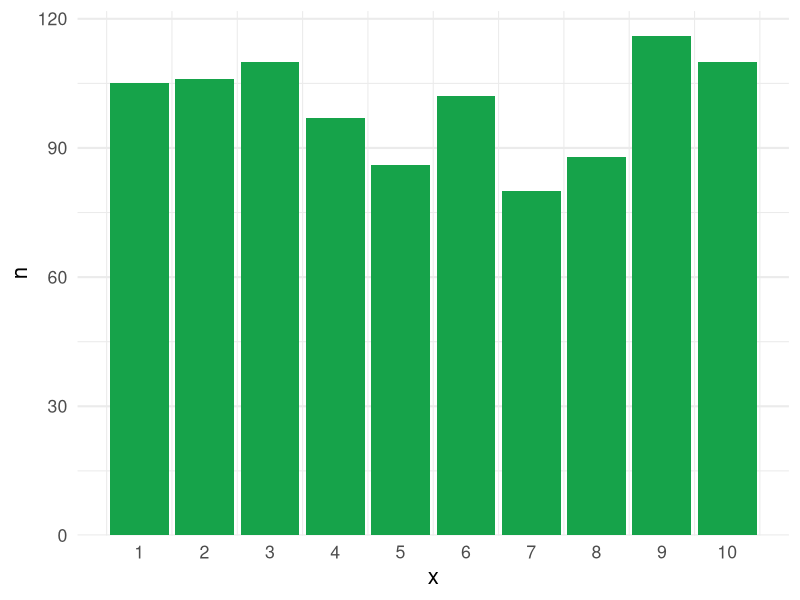
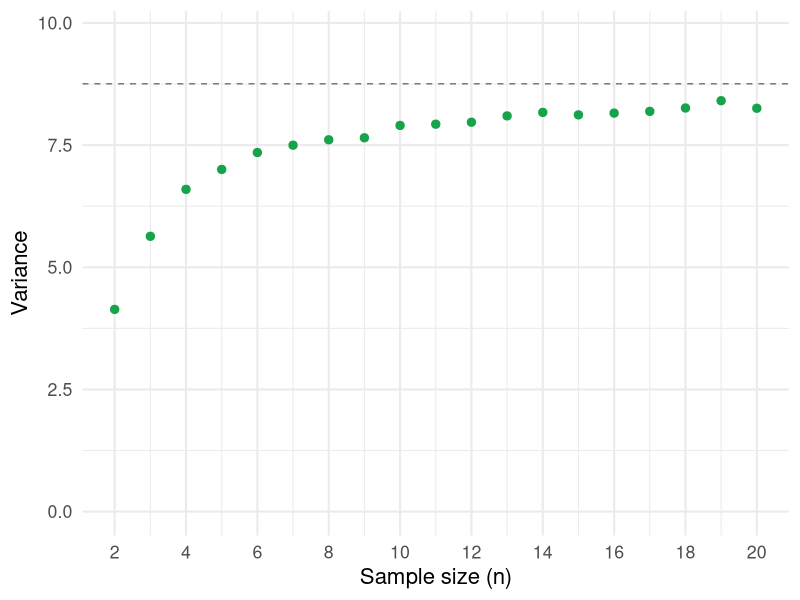
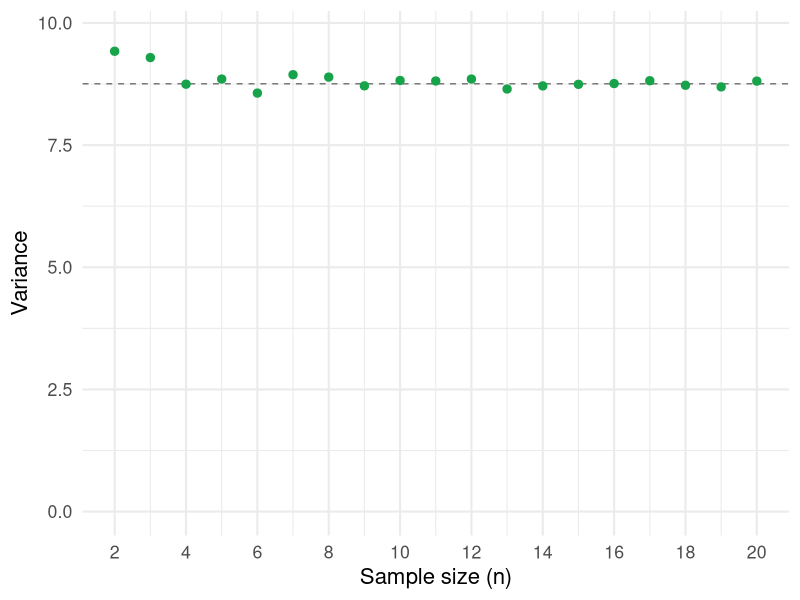
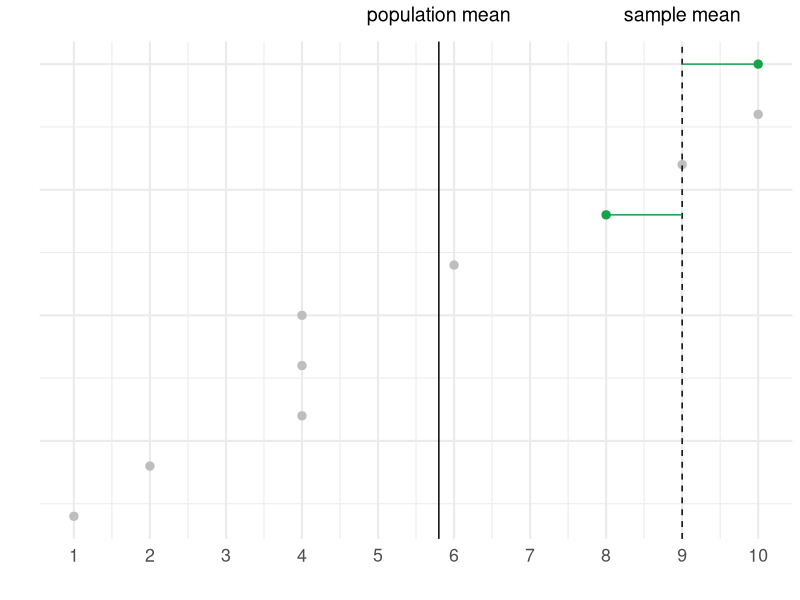
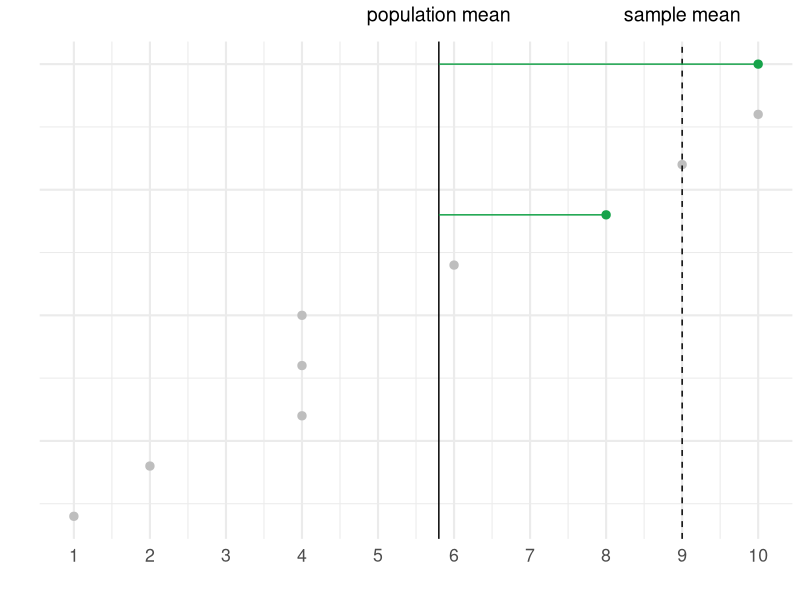
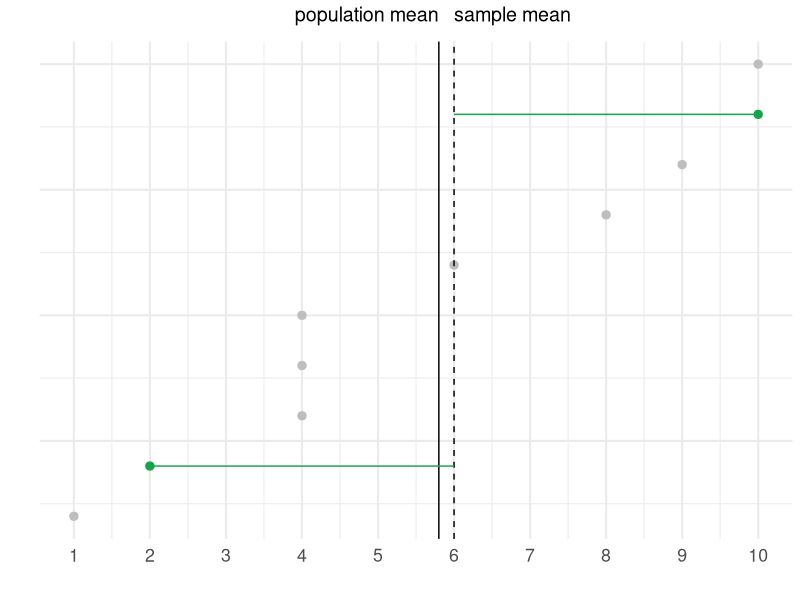
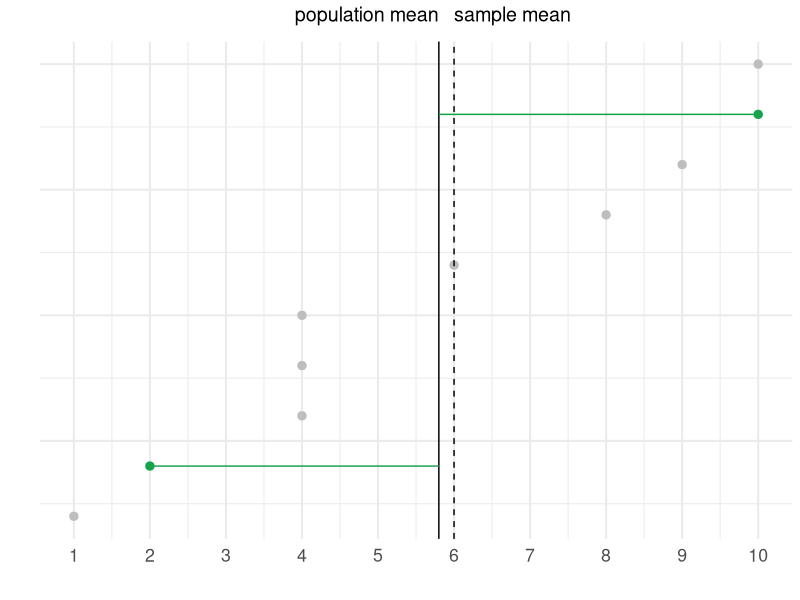
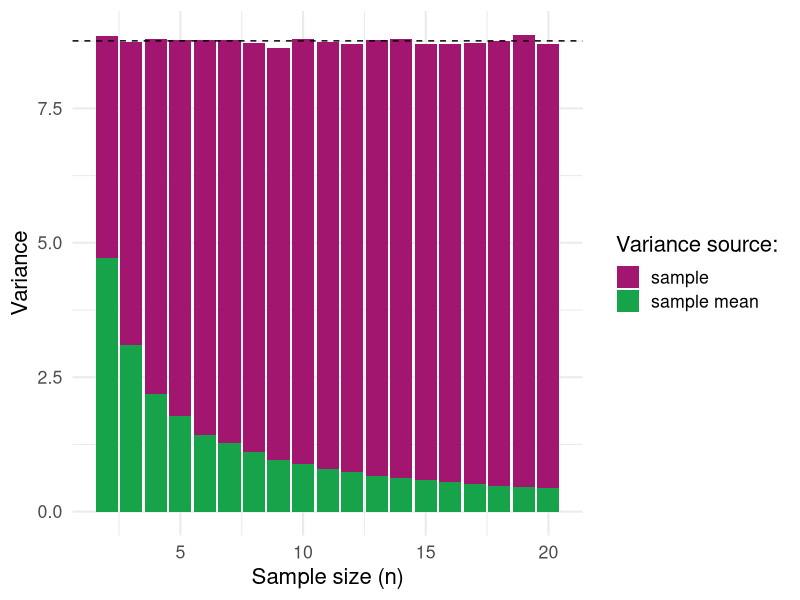

Generate these figures, in order, with R:
## ---- chunk 1
#| label: setup
#| message: false
library(tidyverse)

# Create our own variance function that returns the population or sample
# variance
my_var <- function(x, population = FALSE) {
  if (population) {
    sum((x - mean(x))^2) / length(x)
  } else {
    sum((x - mean(x))^2) / (length(x) - 1)
  }
}

# Set the default ggplot theme
theme_set(theme_minimal(base_size = 16))
primary <- "#16a34a"
secondary <- "#A3166F"

# Set options
options(knitr.kable.NA = "")
## ---- chunk 2
#| label: fig-population
#| fig-cap: Population

# Set the seed for reproducibility
set.seed(1212)

# Create a population consisting of values ranging from 1 to 10
population <- sample(1:10, size = 1000, replace = TRUE)

# Calculate the population variance
sigma <- my_var(population, population = TRUE)

# Visualize the population
ggplot(tibble(population = population), mapping = aes(x = population)) +
  geom_bar(fill = primary) +
  labs(x = "x", y = "n") +
  scale_x_continuous(breaks = 1:10) +
  scale_y_continuous(expand = expansion(mult = c(0, 0.05))) +
  theme(panel.grid.major.x = element_blank())
## ---- chunk 3
#| label: sample
# Draw a single sample from the population
sample <- sample(population, size = 5)
## ---- chunk 4
#| label: fig-variance-biased
#| fig-cap: Average biased variance by sample size

# Create an empty data frame with the simulation parameters
samples <- crossing(
  n = 2:20,
  i = 1:1000
)

# Calculate the mean, sample variance, and population variance
# for each combination of n and i
samples <- samples |>
  rowwise() |>
  mutate(
    var_unbiased = my_var(sample(population, n), population = FALSE),
    var_biased = my_var(sample(population, n), population = TRUE)
  )

# Plot the results in two separate plots
ggplot(samples, aes(x = n, y = var_biased)) +
  geom_hline(yintercept = sigma, linetype = "dashed", alpha = .5) +
  stat_summary(fun = "mean", geom = "point", color = primary, size = 2.5) +
  labs(x = "Sample size (n)", y = "Variance") +
  coord_cartesian(ylim = c(0, sigma + 1)) +
  scale_x_continuous(breaks = seq(from = 2, to = 20, by = 2))
## ---- chunk 5
#| label: fig-variance-unbiased
#| fig-cap: Average unbiased variance by sample size
ggplot(samples, aes(x = n, y = var_unbiased)) +
  geom_hline(yintercept = sigma, linetype = "dashed", alpha = .5) +
  stat_summary(fun = "mean", geom = "point", color = primary, size = 2.5) +
  labs(x = "Sample size (n)", y = "Variance") +
  coord_cartesian(ylim = c(0, sigma + 1)) +
  scale_x_continuous(breaks = seq(from = 2, to = 20, by = 2))
## ---- chunk 6
#| label: fig-bias-illustration-1-1
#| fig-cap: Deviations from the sample mean (sample 1)

# Create the population
x <- c(1, 2, 4, 4, 4, 6, 8, 9, 10, 10)

# Get the sample mean and population mean
mean_sample <- mean(c(8, 10))
mean_population <- mean(x)

# Create a data frame to use with ggplot and the plot
sample1 <- tibble(
  index = 1:10,
  value = x,
  sample = factor(c(0, 0, 0, 0, 0, 0, 1, 0, 0, 1)),
)

ggplot(sample1, aes(y = index, x = value, color = sample)) +
  geom_point(size = 2.5) +
  geom_vline(xintercept = mean_sample, linetype = "dashed") +
  geom_vline(xintercept = mean_population, linetype = "solid") +
  annotate("segment", x = 8, xend = mean_sample, y = 7, color = primary) +
  annotate("segment", x = 10, xend = mean_sample, y = 10, color = primary) +
  annotate("text", label = "population mean", y = 11, x = 5.8, size = 5) +
  annotate("text", label = "sample mean", y = 11, x = 9, size = 5) +
  labs(x = "", y = "") +
  scale_x_continuous(breaks = 1:10) +
  scale_color_manual(values = c("gray", primary)) +
  coord_cartesian(ylim = c(1, 10), clip = "off") +
  guides(color = "none") +
  theme(
    axis.text.y = element_blank(),
    plot.margin = unit(c(30, 5.5, 5.5, 5.5), "pt")
  )
## ---- chunk 7
#| label: fig-bias-illustration-1-2
#| fig-cap: Deviations from the population mean (sample 1)
ggplot(sample1, aes(y = index, x = value, color = sample)) +
  geom_point(size = 2.5) +
  geom_vline(xintercept = mean_sample, linetype = "dashed") +
  geom_vline(xintercept = mean_population, linetype = "solid") +
  annotate("segment", x = 8, xend = mean_population, y = 7, color = primary) +
  annotate("segment", x = 10, xend = mean_population, y = 10, color = primary) +
  annotate("text", label = "population mean", y = 11, x = 5.8, size = 5) +
  annotate("text", label = "sample mean", y = 11, x = 9, size = 5) +
  labs(x = "", y = "") +
  scale_x_continuous(breaks = 1:10) +
  scale_color_manual(values = c("gray", primary)) +
  coord_cartesian(ylim = c(1, 10), clip = "off") +
  guides(color = "none") +
  theme(
    axis.text.y = element_blank(),
    plot.margin = unit(c(30, 5.5, 5.5, 5.5), "pt")
  )
## ---- chunk 8
#| label: fig-bias-illustration-2-1
#| fig-cap: Deviations from the sample mean (sample 2)
mean_sample <- mean(c(2, 10))
mean_population <- mean(x)

sample2 <- tibble(
  index = 1:10,
  value = x,
  sample = factor(c(0, 1, 0, 0, 0, 0, 0, 0, 1, 0)),
)

ggplot(sample2, aes(y = index, x = value, color = sample)) +
  geom_point(size = 2.5) +
  geom_vline(xintercept = mean_sample, linetype = "dashed") +
  geom_vline(xintercept = mean_population, linetype = "solid") +
  annotate("segment", x = 2, xend = mean_sample, y = 2, color = primary) +
  annotate("segment", x = 10, xend = mean_sample, y = 9, color = primary) +
  annotate(
    "text",
    label = "population mean",
    y = 11,
    x = 5.8,
    ,
    hjust = 1,
    size = 5
  ) +
  annotate(
    "text",
    label = "sample mean",
    y = 11,
    x = 6,
    ,
    hjust = 0,
    size = 5
  ) +
  labs(x = "", y = "") +
  scale_x_continuous(breaks = 1:10) +
  scale_color_manual(values = c("gray", primary)) +
  coord_cartesian(ylim = c(1, 10), clip = "off") +
  guides(color = "none") +
  theme(
    axis.text.y = element_blank(),
    plot.margin = unit(c(30, 5.5, 5.5, 5.5), "pt")
  )
## ---- chunk 9
#| label: fig-bias-illustration-2-2
#| fig-cap: Deviations from the population mean (sample 2)
ggplot(sample2, aes(y = index, x = value, color = sample)) +
  geom_point(size = 2.5) +
  geom_vline(xintercept = mean_sample, linetype = "dashed") +
  geom_vline(xintercept = mean_population, linetype = "solid") +
  annotate("segment", x = 2, xend = mean_population, y = 2, color = primary) +
  annotate("segment", x = 10, xend = mean_population, y = 9, color = primary) +
  annotate(
    "text",
    label = "population mean",
    y = 11,
    x = 5.8,
    ,
    hjust = 1,
    size = 5
  ) +
  annotate(
    "text",
    label = "sample mean",
    y = 11,
    x = 6,
    ,
    hjust = 0,
    size = 5
  ) +
  labs(x = "", y = "") +
  scale_x_continuous(breaks = 1:10) +
  scale_color_manual(values = c("gray", primary)) +
  coord_cartesian(ylim = c(1, 10), clip = "off") +
  guides(color = "none") +
  theme(
    axis.text.y = element_blank(),
    plot.margin = unit(c(30, 5.5, 5.5, 5.5), "pt")
  )
## ---- chunk 10
#| label: fig-sources-of-variance
#| fig-cap: Sources of variance by sample size

# Calculate the variance sources per sample size
variance_sources <- samples |>
  mutate(var_mean = var_unbiased / n) |>
  group_by(n) |>
  summarize(
    var_biased = mean(var_biased),
    var_unbiased = mean(var_unbiased),
    var_mean = mean(var_mean)
  ) |>
  pivot_longer(
    cols = c(var_biased, var_mean),
    names_to = "variance_source",
    values_to = "variance"
  ) |>
  mutate(
    variance_source = recode(
      variance_source,
      "var_biased" = "sample",
      "var_mean" = "sample mean"
    )
  )

ggplot(variance_sources, aes(x = n, fill = variance_source, y = variance)) +
  geom_col() +
  geom_hline(yintercept = sigma, linetype = "dashed") +
  labs(x = "Sample size (n)", y = "Variance", fill = "Variance source:") +
  scale_fill_manual(values = c(secondary, primary))
